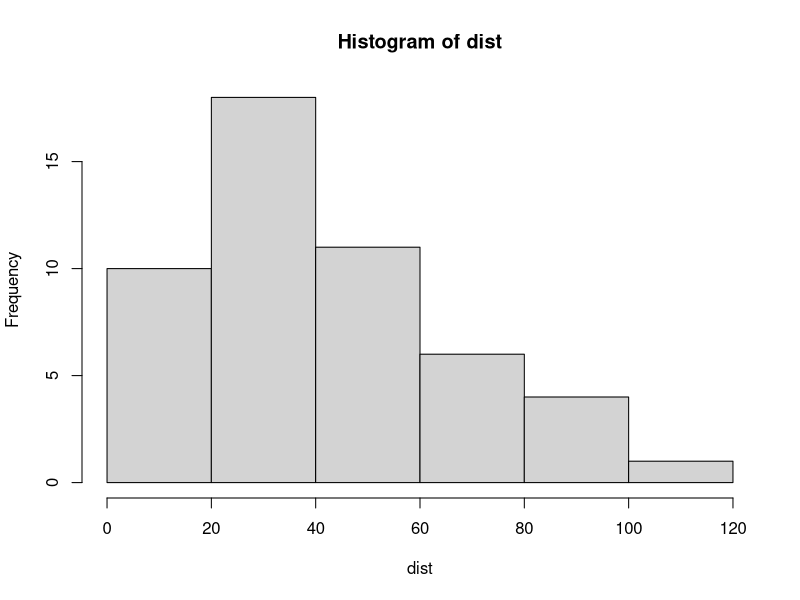
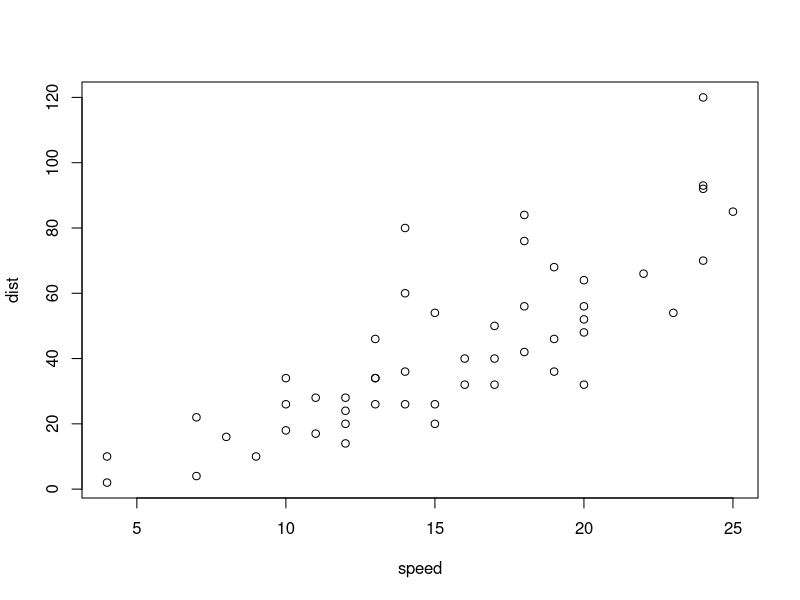

The R source for these figures, in order:
## ---- chunk 1
!(5>1)

!(1>5)


## ---- chunk 2
# create some data `x`
x <- c(0.109, 0.359, 0.63, 0.996, 0.515, 0.142, 0.017, 0.829, 0.907)
x
# take the logarithm of `x`, 
x2 <- log(x)
x2
# compute the lagged and iterated differences (see `diff()`)
x3 <- diff(x2)
x3
# compute the exponential function
x4 <- exp(x3)
x4
#  Make yourself familiar with the functions round() and round the result (1 digit)
x5 <- round(x4, 1)
x5

## ---- chunk 3
x <- c(0.109, 0.359, 0.63, 0.996, 0.515, 0.142, 0.017, 0.829, 0.907)

round(exp(diff(log(x))), 1)
 
## ---- chunk 4
# load one of these packages: `magrittr` or `tidyverse`
library(tidyverse)

# Perform the same computations on `x` as above
x %>% log() %>%
    diff() %>%
    exp() %>%
    round(1)

## ---- chunk 5
iris %>%
  subset(Sepal.Length > 5) %>%
  aggregate(. ~ Species, ., mean)

## ---- chunk 6
697 / 41
sqrt(12)
3 ^ 12
c(2,5,8,12,16) -> vec1
5:9 -> vec2
vec1 - vec2
seq(from=2,by=3,length.out=100) -> number.series

## ---- chunk 7
1:10 # Numbers 1 to 10
127:132 # Numbers 127 to 132
## ---- chunk 8
seq(1,10,1) # Numbers 1 to 10
seq(1,10,2) # Odd numbers from 1 to 10
seq(2,10,2) # Even numbers from 2 to 10
## ---- chunk 9
3:12
## ---- chunk 10
seq(3, 30, 3)
## ---- chunk 11
x <- 3:12
y <- seq(3, 30, 3)
x * y
## ---- chunk 12
head(cars)
## ---- chunk 13
attach(cars) # Using this command is poor style.  We will avoid it in the future. 
speed
dist
## ---- chunk 14
mean(speed)
sd(speed)
mean(dist)
sd(dist)
## ---- chunk 15
hist(dist) # Histogram of stopping distance
## ---- chunk 16
plot(speed, dist)
